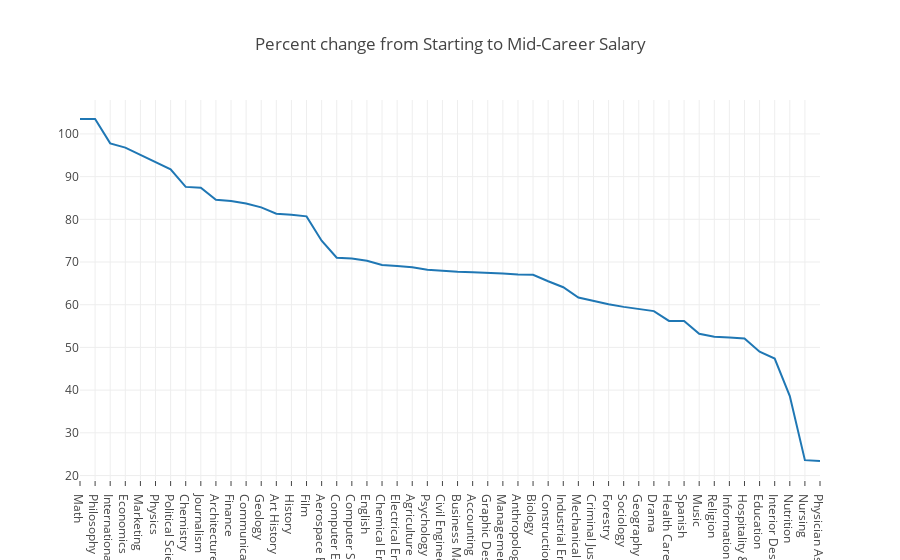

The notebook cell saved with this chart:
### Markdown cell above
Now I'm going to visualize this sequence.

### Code cell
# Line Chart
trace = go.Scatter(
    x = sorted_starttomid.major,
    y = sorted_starttomid.starttomid
)
layout = dict(title = 'Percent change from Starting to Mid-Career Salary',
              xaxis= dict(title= '',ticklen= 5,zeroline= False)
             )
data = [trace]
fig = go.Figure(data=data, layout=layout)
iplot(fig)

### Figure 1 — Plotly figure (JSON) as saved in the notebook; plotly's stock layout.template omitted (floating-point values rounded to 4 significant figures)
{"data": [{"x": ["Math", "Philosophy", "International Relations", "Economics", "Marketing", "Physics", "Political Science", "Chemistry", "Journalism", "Architecture", "Finance", "Communications", "Geology", "Art History", "History", "Film", "Aerospace Engineering", "Computer Engineering", "Computer Science", "English", "Chemical Engineering", "Electrical Engineering", "Agriculture", "Psychology", "Civil Engineering", "Business Management", "Accounting", "Graphic Design", "Management Information Systems (MIS)", "Anthropology", "Biology", "Construction", "Industrial Engineering", "Mechanical Engineering", "Criminal Justice", "Forestry", "Sociology", "Geography", "Drama", "Health Care Administration", "Spanish", "Music", "Religion", "Information Technology (IT)", "Hospitality & Tourism", "Education", "Interior Design", "Nutrition", "Nursing", "Physician Assistant"], "y": [103.5, 103.5, 97.8, 96.8, 95.1, 93.4, 91.7, 87.6, 87.4, 84.6, 84.3, 83.7, 82.8, 81.3, 81.1, 80.7, 75, 71, 70.8, 70.3, 69.3, 69.1, 68.8, 68.2, 67.9, 67.7, 67.6, 67.5, 67.3, 67.1, 67, 65.5, 64.1, 61.7, 60.9, 60.1, 59.5, 59, 58.5, 56.2, 56.2, 53.2, 52.5, 52.3, 52.1, 49, 47.4, 38.6, 23.6, 23.4], "type": "scatter", "uid": "3d5f9414-66f7-4b48-8264-90eaea1fd814"}], "layout": {"title": "Percent change from Starting to Mid-Career Salary", "xaxis": {"ticklen": 5, "title": "", "zeroline": false}}}
